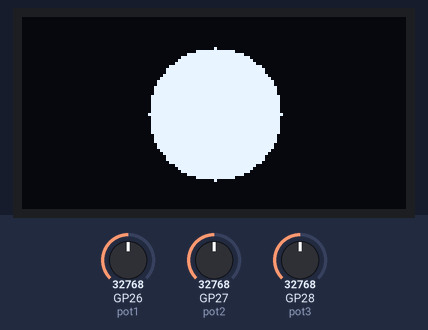
A program run on a simulated Raspberry Pi Pico running CircuitPython. On the bench: 128×64 one-colour display. Inputs (shaded band) come from the test bench; at power-on: GP26 (pot1) = 32768, GP27 (pot2) = 32768, GP28 (pot3) = 32768 (analog values on the 0–65535 scale).

Above: at 1.2 s.
1.3 s: GP26 (pot1) set to 45874
At 1.8 s:
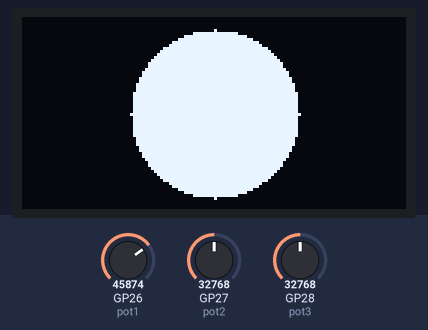
2.8 s: GP27 (pot2) set to 45874
At 3.3 s:
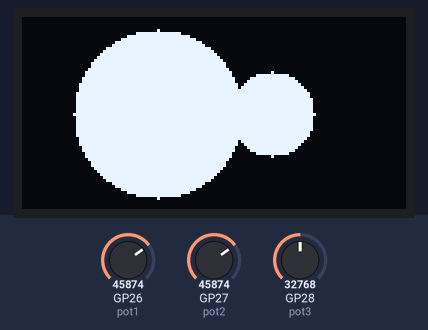
4.3 s: GP28 (pot3) set to 45874
At 4.7 s:
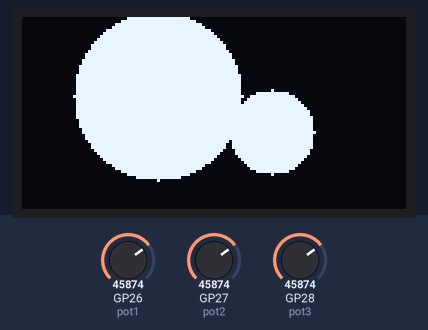
5.8 s: GP26 (pot1) set to 57670
At 6.2 s:
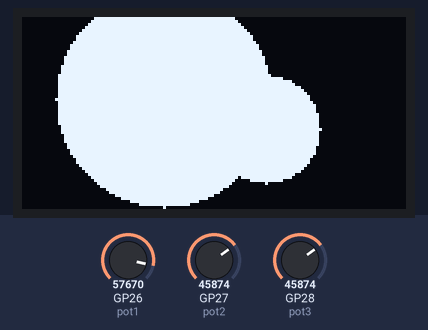
7.3 s: GP27 (pot2) set to 57670
At 7.6 s:
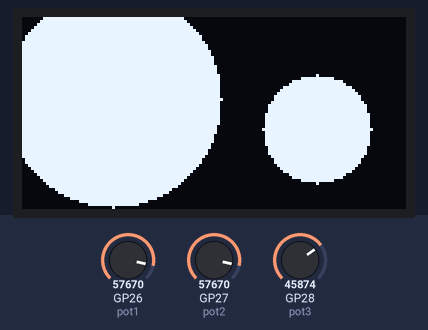
8.8 s: GP28 (pot3) set to 57670
At 9.7 s:
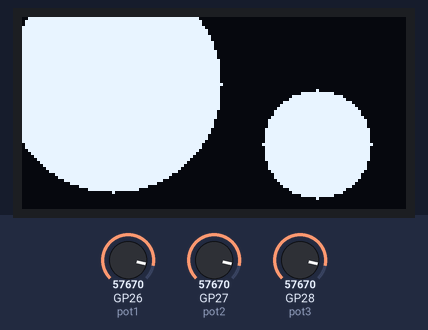
Timing chart, 0 to 11.3 s (numbered marks = the images above; inputs shaded):
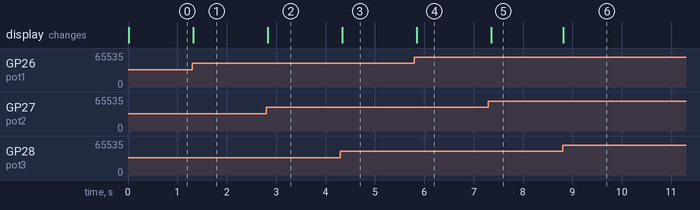

The program:

code_pantalla.py
```python
import board  # Acceso a los pines de la Raspberry Pi Pico
import busio  # Comunicación I2C
import displayio  # Gestión de elementos gráficos
import terminalio  # Fuente de texto predeterminada
import analogio  # Lectura de potenciómetros
import time  # Control de tiempos
import vectorio  # Creación de formas geométricas
from adafruit_display_text import label  # Texto en pantalla
import adafruit_displayio_ssd1306  # Control específico de pantalla OLED

displayio.release_displays()  # Libera recursos de displays anteriores

# Configuración de los potenciómetros
pot1 = analogio.AnalogIn(board.GP26)  # Tamaño del objeto
pot2 = analogio.AnalogIn(board.GP27)  # Posición horizontal (X)
pot3 = analogio.AnalogIn(board.GP28)  # Posición vertical (Y)

# Configuración comunicación I2C con la pantalla
i2c = busio.I2C(board.GP21, board.GP20, frequency=400_000)  # Frecuencia 400kHz
display_bus = displayio.I2CDisplay(i2c, device_address=0x3C)  # Dirección común SSD1306
display = adafruit_displayio_ssd1306.SSD1306(display_bus, width=128, height=64)  # Inicialización

# Grupo contenedor para elementos gráficos
splash = displayio.Group()
display.root_group = splash  # Asignamos el grupo como raíz

# Paleta de colores (1 color: blanco)
obj_palette = displayio.Palette(1)
obj_palette[0] = 0xFFFFFF  # Código de color en hexadecimal

# Creació del cercle 1
objeto = vectorio.Circle(
    radius=10,  # Radio inicial
    x=64,       # Centro X
    y=32,       # Centro Y
    pixel_shader=obj_palette
)
# Creació del cercle 2
objeto2 = vectorio.Circle(
    radius=2,  # Radio inicial
    x=24,       # Centro X
    y=32,       # Centro Y
    pixel_shader=obj_palette
)
splash.append(objeto)  # Añadir a la pantalla el cercle 1
splash.append(objeto2)  # Añadir a la pantalla el cercle 2


def map_value(value, in_min=0, in_max=65535, out_min=0, out_max=100):
    # Mapea valores de 0-65535 (16 bits) a un rango personalizado
    return (value - in_min) * (out_max - out_min) // (in_max - in_min) + out_min

while True:
    # Lectura y conversión de valores
    size_val = map_value(pot1.value)  # Tamaño 0-100%
    x_val = map_value(pot2.value)     # Posición X 0-100%
    y_val = map_value(pot3.value)     # Posición Y 0-100%

    # Cálculos para el círculo (modificación)
    new_radius = 1 + int(size_val * 0.2)  # Radio entre 5-25 píxeles
    max_x = 128 - (new_radius * 2)  # Límite horizontal
    max_y = 64 - (new_radius * 2)   # Límite vertical
    new_x = int(x_val * max_x / 100) + new_radius  # Centro X
    new_y = int(y_val * max_y / 100) + new_radius  # Centro Y

    # Actualización del objeto (cambiar a círculo)
    objeto.radius = new_radius  # Propiedad específica de Circle
    objeto.x = new_x
    objeto.y = new_y
    objeto2.radius = new_radius*2  # Propiedad específica de Circle
    objeto2.x = 128-new_x
    objeto2.y = 64 -new_y


    time.sleep(0.05)
```

Measured:
- after the input at 1.3 s, the display: changes at once (image 1)
- after the input at 2.8 s, the display: changes at once (image 2)
- after the input at 4.3 s, the display: changes at once (image 3)
- after the input at 5.8 s, the display: changes after 0.05 s (image 4)
- after the input at 7.3 s, the display: changes after 0.06 s (image 5)
- after the input at 8.8 s, the display: changes at once (image 6)
